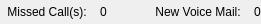
<ui version="4.0" >
 <author></author>
 <comment></comment>
 <exportmacro></exportmacro>
 <class>EventWidget</class>
 <widget class="QWidget" name="EventWidget" >
  <property name="geometry" >
   <rect>
    <x>0</x>
    <y>0</y>
    <width>261</width>
    <height>24</height>
   </rect>
  </property>
  <layout class="QGridLayout" >
   <property name="margin" >
    <number>0</number>
   </property>
   <property name="spacing" >
    <number>0</number>
   </property>
   <item row="0" column="2" >
    <layout class="QGridLayout" >
     <property name="margin" >
      <number>0</number>
     </property>
     <property name="spacing" >
      <number>6</number>
     </property>
     <item row="0" column="1" >
      <widget class="QLabel" name="voiceMailCountLabel" >
       <property name="text" >
        <string>0</string>
       </property>
      </widget>
     </item>
     <item row="0" column="0" >
      <widget class="QToolButton" name="voiceMailButton" >
       <property name="toolTip" >
        <string>Click here to call your voice mail</string>
       </property>
       <property name="text" >
        <string>New Voice Mail:</string>
       </property>
       <property name="icon" >
        <iconset resource="../wengophone.qrc" >:/pics/profilebar/event/voicemessage_new.png</iconset>
       </property>
       <property name="toolButtonStyle" >
        <enum>Qt::ToolButtonTextBesideIcon</enum>
       </property>
       <property name="autoRaise" >
        <bool>true</bool>
       </property>
      </widget>
     </item>
    </layout>
   </item>
   <item row="0" column="0" >
    <layout class="QGridLayout" >
     <property name="margin" >
      <number>0</number>
     </property>
     <property name="spacing" >
      <number>6</number>
     </property>
     <item row="0" column="0" >
      <widget class="QToolButton" name="missedCallButton" >
       <property name="toolTip" >
        <string>Click here to see missed call(s)</string>
       </property>
       <property name="text" >
        <string>Missed Call(s):</string>
       </property>
       <property name="icon" >
        <iconset resource="../wengophone.qrc" >:/pics/profilebar/event/call_missed.png</iconset>
       </property>
       <property name="toolButtonStyle" >
        <enum>Qt::ToolButtonTextBesideIcon</enum>
       </property>
       <property name="autoRaise" >
        <bool>true</bool>
       </property>
      </widget>
     </item>
     <item row="0" column="1" >
      <widget class="QLabel" name="missedCallCountLabel" >
       <property name="text" >
        <string>0</string>
       </property>
      </widget>
     </item>
    </layout>
   </item>
   <item row="0" column="1" >
    <spacer>
     <property name="orientation" >
      <enum>Qt::Horizontal</enum>
     </property>
     <property name="sizeHint" >
      <size>
       <width>47</width>
       <height>24</height>
      </size>
     </property>
    </spacer>
   </item>
  </layout>
 </widget>
 <pixmapfunction></pixmapfunction>
 <resources>
  <include location="../wengophone.qrc" />
 </resources>
 <connections/>
</ui>
